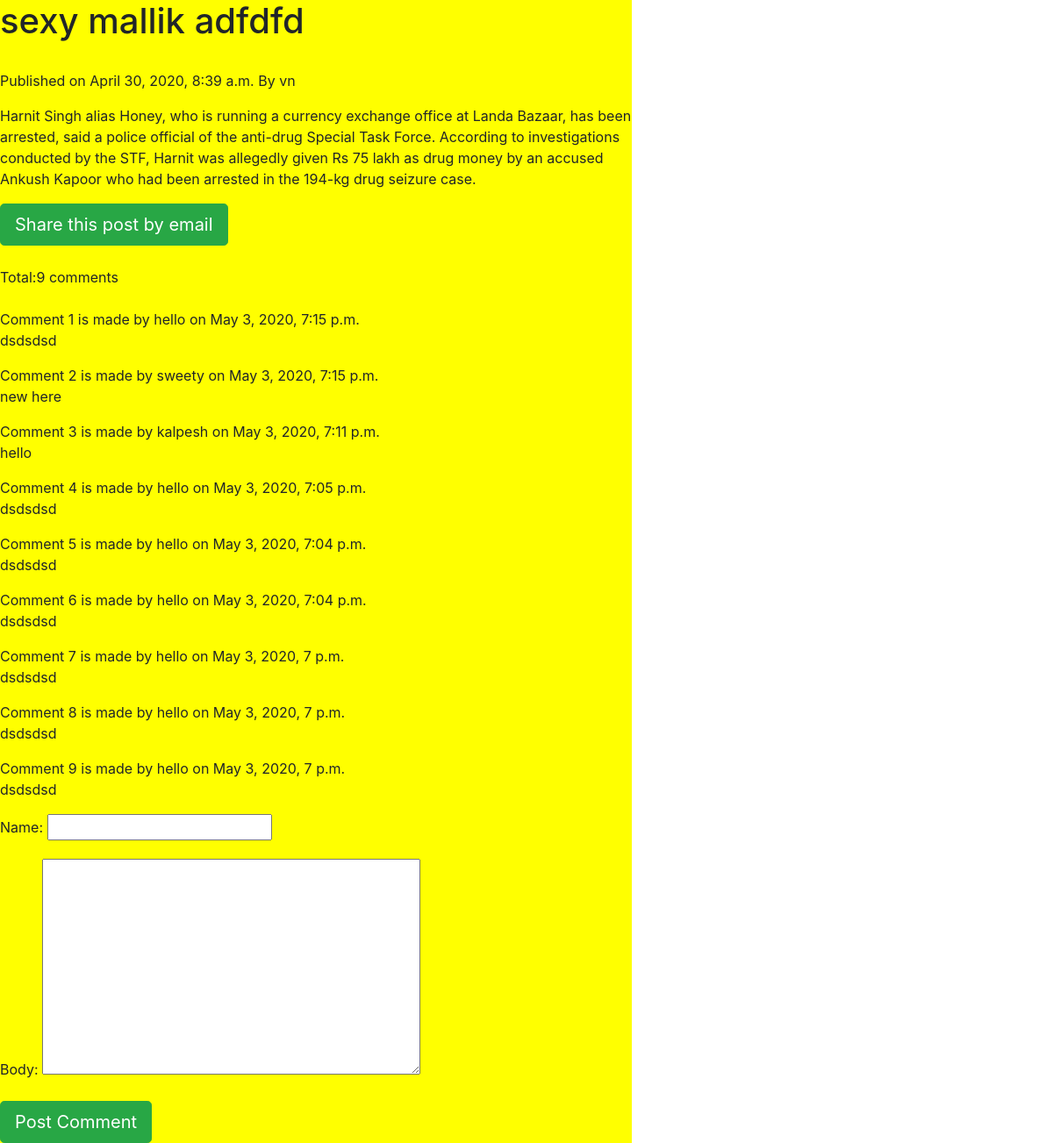
/4/sexy-mallik-adfdfd, run on the app's committed database.
### testapp/models.py (models this page shows, shortened)
class post(models.Model):
    STATUS_CHOICES=(('draft','Draft'),('published','Published'))
    title=models.CharField(max_length=300)
    slug=models.SlugField(max_length=254)
    author=models.ForeignKey(User,related_name='blog_posts',on_delete=models.CASCADE)
    body=models.TextField()
    publish=models.DateTimeField(default=timezone.now)
    created=models.DateTimeField(auto_now_add=True)
    updated=models.DateTimeField(auto_now=True)
    status=models.CharField(max_length=10,choices=STATUS_CHOICES,default='draft')
    tags=TaggableManager()
    class Meta:
        ordering=['-publish']

class Comment(models.Model):
    post=models.ForeignKey(post,on_delete=models.CASCADE,related_name='comments')
    name=models.CharField(max_length=30)
    body=models.TextField()
    created=models.DateTimeField(auto_now_add=True)
    updated=models.DateTimeField(auto_now=True)
    active=models.BooleanField(default=True)
    class Meta:
        ordering=['-created']

### testapp/views.py (the view, shortened to what this page needs)
# urls.py: path('<id>/<slug>',views.details_view,name='first'),
def details_view(request,id,slug):
    p_post=get_object_or_404(post,id=id,slug=slug)
    comments=p_post.comments.filter(active=True)
    csubmit=False
    if request.method=='GET':
        form=CommentForm()
    return render(request,'testapp/detail.html',{'csubmit':csubmit,'p_post':p_post,'form':form,'comments':comments})

### testapp/forms.py
class CommentForm(forms.ModelForm):
    class Meta:
        model=Comment
        fields=['name','body']

### templates/testapp/detail.html (shortened to what this page needs)
{%extends 'testapp/base.html'%}
{%block contain%}
    <h1>{{p_post.title}}</h1><br>
    <p>Published on {{p_post.publish}} By {{p_post.author}}</p>
    <p>{{p_post.body}}</p>
    <a href="{%url 'email' p_post.id%}" class="btn btn-lg btn-success">Share this post by email</a><br><br>
{%with comments.count as comments_count%}
Total:{{comments_count}} comment{{comments_count|pluralize}}
{%endwith%}<br><br>
{%if comments%}
    {%for comment in comments%}
    Comment {{forloop.counter}} is made by {{comment.name}} on {{comment.created}}<br>
    <p>{{comment.body}}</p>
    {%endfor%}
  {%else%}
  <p>No comment yet</p>
  {%endif%}
  {%if csubmit%}
  <h1>Thanks for commeting</h1>
  {%else%}
    <form method="post">
      {{form.as_p}}
      <input type="submit" class="btn btn-lg btn-success" value="Post Comment">
    </form>
{%endif%}
{%endblock%}

### data on the page
post: title "sexy mallik adfdfd", publish "April 30, 2020, 8:39 a.m.", author "vn", body "Harnit Singh alias Honey, who is running a currency exchange office at Landa Bazaar, has been arrested, said a police official of the anti-drug Special Task Force. According to investigations conducted by the STF, Harnit was allegedly given Rs 75 lakh as drug money by an accused Ankush Kapoor who had been arrested in the 194-kg drug seizure case."
Comment: name "hello", created "May 3, 2020, 7:15 p.m.", body "dsdsdsd"
Comment: name "sweety", created "May 3, 2020, 7:15 p.m.", body "new here"
Comment: name "kalpesh", created "May 3, 2020, 7:11 p.m.", body "hello"
Comment: name "hello", created "May 3, 2020, 7:05 p.m.", body "dsdsdsd"
Comment: name "hello", created "May 3, 2020, 7:04 p.m.", body "dsdsdsd"
Comment: name "hello", created "May 3, 2020, 7:04 p.m.", body "dsdsdsd"
Comment: name "hello", created "May 3, 2020, 7 p.m.", body "dsdsdsd"
Comment: name "hello", created "May 3, 2020, 7 p.m.", body "dsdsdsd"
Comment: name "hello", created "May 3, 2020, 7 p.m.", body "dsdsdsd"

### other printed values
{{ comments_count }} "9"
